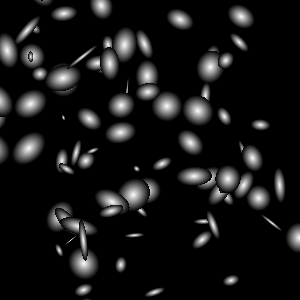

Source code (Python):
#!/usr/bin/env python

# Demonstrate anisotropic point Gaussian mapper with random scale and quaternion rotation.

import vtkmodules.vtkInteractionStyle  # noqa: F401
import vtkmodules.vtkRenderingOpenGL2  # noqa: F401

import math

from vtkmodules.vtkCommonCore import vtkFloatArray, vtkMersenneTwister
from vtkmodules.vtkFiltersSources import vtkPointSource
from vtkmodules.vtkRenderingCore import (
    vtkActor,
    vtkPointGaussianMapper,
    vtkRenderWindow,
    vtkRenderWindowInteractor,
    vtkRenderer,
)

desired_points = 100

points = vtkPointSource()
points.SetNumberOfPoints(desired_points)
points.SetRadius(10.0)
points.Update()

poly_data = points.GetOutput()

# Scale array (3-component)
scale = vtkFloatArray()
scale.SetName("scale")
scale.SetNumberOfComponents(3)
scale.SetNumberOfTuples(desired_points)

# Orientation array (4-component quaternion)
orientation = vtkFloatArray()
orientation.SetName("rotation")
orientation.SetNumberOfComponents(4)
orientation.SetNumberOfTuples(desired_points)

# Random number generator
seq = vtkMersenneTwister()
seq.InitializeSequence(0, 0)

two_pi = math.pi * 2.0

for i in range(desired_points):
    s0 = 0.01 + seq.GetValue()
    seq.Next()
    s1 = 0.01 + seq.GetValue()
    seq.Next()
    s2 = 0.01 + seq.GetValue()
    seq.Next()

    u = seq.GetValue()
    seq.Next()
    v = seq.GetValue()
    seq.Next()
    w = seq.GetValue()
    seq.Next()

    # Random quaternion (uniform on SO(3))
    q0 = math.sqrt(1.0 - u) * math.sin(two_pi * v)
    q1 = math.sqrt(1.0 - u) * math.cos(two_pi * v)
    q2 = math.sqrt(u) * math.sin(two_pi * w)
    q3 = math.sqrt(u) * math.cos(two_pi * w)

    scale.SetTuple3(i, s0, s1, s2)
    orientation.SetTuple4(i, q0, q1, q2, q3)

poly_data.GetPointData().AddArray(scale)
poly_data.GetPointData().AddArray(orientation)

# Point Gaussian mapper with anisotropic splats
mapper = vtkPointGaussianMapper()
mapper.SetInputData(poly_data)
mapper.EmissiveOff()
mapper.SetSplatShaderCode(
    "//VTK::Color::Impl\n"
    "  float dist = sqrt(dot(offsetVCVSOutput.xy,offsetVCVSOutput.xy));\n"
    "  if (dist > 1.0) { discard; }\n"
    "  float scale = (1.0 - dist);\n"
    "  ambientColor *= scale;\n"
    "  diffuseColor *= scale;\n"
)
mapper.SetBoundScale(1.0)
mapper.AnisotropicOn()
mapper.SetScaleArray("scale")
mapper.SetRotationArray("rotation")
mapper.SetLowpassMatrix(1e-5, 0, 1e-5)

actor = vtkActor()
actor.SetMapper(mapper)

renderer = vtkRenderer()
renderer.SetBackground(0.0, 0.0, 0.0)
renderer.AddActor(actor)

render_window = vtkRenderWindow()
render_window.SetSize(300, 300)
render_window.SetMultiSamples(0)
render_window.AddRenderer(renderer)
render_window.SetWindowName("point gaussian mapper anisotropic")

interactor = vtkRenderWindowInteractor()
interactor.SetRenderWindow(render_window)

# Scene
renderer.ResetCamera()
renderer.GetActiveCamera().Zoom(2.0)

interactor.Initialize()
interactor.Start()
